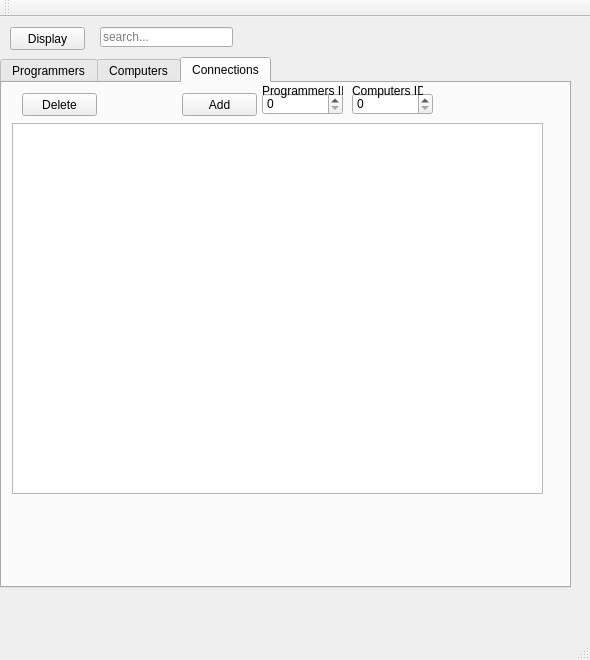
<?xml version="1.0" encoding="UTF-8"?>
<ui version="4.0">
 <class>MainWindow</class>
 <widget class="QMainWindow" name="MainWindow">
  <property name="geometry">
   <rect>
    <x>0</x>
    <y>0</y>
    <width>590</width>
    <height>660</height>
   </rect>
  </property>
  <property name="windowTitle">
   <string>MainWindow</string>
  </property>
  <widget class="QWidget" name="centralWidget">
   <widget class="QLineEdit" name="eFind">
    <property name="geometry">
     <rect>
      <x>100</x>
      <y>10</y>
      <width>133</width>
      <height>20</height>
     </rect>
    </property>
    <property name="placeholderText">
     <string>search...</string>
    </property>
   </widget>
   <widget class="QPushButton" name="pushButton">
    <property name="geometry">
     <rect>
      <x>10</x>
      <y>10</y>
      <width>75</width>
      <height>23</height>
     </rect>
    </property>
    <property name="text">
     <string>Display</string>
    </property>
   </widget>
   <widget class="QTabWidget" name="tabs">
    <property name="geometry">
     <rect>
      <x>0</x>
      <y>40</y>
      <width>571</width>
      <height>531</height>
     </rect>
    </property>
    <property name="currentIndex">
     <number>2</number>
    </property>
    <widget class="QWidget" name="tabProgrammers">
     <attribute name="title">
      <string>Programmers</string>
     </attribute>
     <widget class="QTableWidget" name="tableProgrammers">
      <property name="geometry">
       <rect>
        <x>10</x>
        <y>50</y>
        <width>541</width>
        <height>441</height>
       </rect>
      </property>
      <property name="sortingEnabled">
       <bool>true</bool>
      </property>
     </widget>
     <widget class="QPushButton" name="buttonProgrammerAdd">
      <property name="geometry">
       <rect>
        <x>20</x>
        <y>10</y>
        <width>75</width>
        <height>23</height>
       </rect>
      </property>
      <property name="text">
       <string>Add</string>
      </property>
     </widget>
     <widget class="QPushButton" name="buttonProgrammerDel">
      <property name="geometry">
       <rect>
        <x>220</x>
        <y>10</y>
        <width>75</width>
        <height>23</height>
       </rect>
      </property>
      <property name="text">
       <string>Delete</string>
      </property>
     </widget>
     <widget class="QPushButton" name="buttonProgrammerEdit">
      <property name="geometry">
       <rect>
        <x>120</x>
        <y>10</y>
        <width>75</width>
        <height>23</height>
       </rect>
      </property>
      <property name="text">
       <string>Edit</string>
      </property>
     </widget>
    </widget>
    <widget class="QWidget" name="tabComputers">
     <attribute name="title">
      <string>Computers</string>
     </attribute>
     <widget class="QTableWidget" name="tableComputers">
      <property name="geometry">
       <rect>
        <x>20</x>
        <y>50</y>
        <width>521</width>
        <height>441</height>
       </rect>
      </property>
      <property name="sortingEnabled">
       <bool>true</bool>
      </property>
     </widget>
     <widget class="QPushButton" name="buttonComputersAdd">
      <property name="geometry">
       <rect>
        <x>30</x>
        <y>10</y>
        <width>93</width>
        <height>28</height>
       </rect>
      </property>
      <property name="text">
       <string>Add</string>
      </property>
     </widget>
     <widget class="QPushButton" name="buttonComputersDel">
      <property name="geometry">
       <rect>
        <x>250</x>
        <y>10</y>
        <width>93</width>
        <height>28</height>
       </rect>
      </property>
      <property name="text">
       <string>Delete</string>
      </property>
     </widget>
     <widget class="QPushButton" name="buttonComputersEdit">
      <property name="geometry">
       <rect>
        <x>140</x>
        <y>10</y>
        <width>93</width>
        <height>28</height>
       </rect>
      </property>
      <property name="text">
       <string>Edit</string>
      </property>
     </widget>
    </widget>
    <widget class="QWidget" name="tabConnections">
     <attribute name="title">
      <string>Connections</string>
     </attribute>
     <widget class="QTableWidget" name="tableConnections">
      <property name="geometry">
       <rect>
        <x>10</x>
        <y>40</y>
        <width>531</width>
        <height>371</height>
       </rect>
      </property>
      <property name="sortingEnabled">
       <bool>true</bool>
      </property>
     </widget>
     <widget class="QPushButton" name="buttonConnectionsDel">
      <property name="geometry">
       <rect>
        <x>20</x>
        <y>10</y>
        <width>75</width>
        <height>23</height>
       </rect>
      </property>
      <property name="text">
       <string>Delete</string>
      </property>
     </widget>
     <widget class="QSpinBox" name="connProgrammer">
      <property name="geometry">
       <rect>
        <x>260</x>
        <y>10</y>
        <width>81</width>
        <height>22</height>
       </rect>
      </property>
     </widget>
     <widget class="QSpinBox" name="connComputer">
      <property name="geometry">
       <rect>
        <x>350</x>
        <y>10</y>
        <width>81</width>
        <height>22</height>
       </rect>
      </property>
     </widget>
     <widget class="QPushButton" name="connectionAdd">
      <property name="geometry">
       <rect>
        <x>180</x>
        <y>10</y>
        <width>75</width>
        <height>23</height>
       </rect>
      </property>
      <property name="text">
       <string>Add</string>
      </property>
     </widget>
     <widget class="QLabel" name="label">
      <property name="geometry">
       <rect>
        <x>260</x>
        <y>0</y>
        <width>81</width>
        <height>16</height>
       </rect>
      </property>
      <property name="text">
       <string>Programmers ID</string>
      </property>
     </widget>
     <widget class="QLabel" name="label_2">
      <property name="geometry">
       <rect>
        <x>350</x>
        <y>0</y>
        <width>71</width>
        <height>16</height>
       </rect>
      </property>
      <property name="text">
       <string>Computers ID</string>
      </property>
     </widget>
    </widget>
   </widget>
  </widget>
  <widget class="QMenuBar" name="menuBar">
   <property name="geometry">
    <rect>
     <x>0</x>
     <y>0</y>
     <width>590</width>
     <height>26</height>
    </rect>
   </property>
  </widget>
  <widget class="QToolBar" name="mainToolBar">
   <attribute name="toolBarArea">
    <enum>TopToolBarArea</enum>
   </attribute>
   <attribute name="toolBarBreak">
    <bool>false</bool>
   </attribute>
  </widget>
  <widget class="QStatusBar" name="statusBar"/>
 </widget>
 <layoutdefault spacing="6" margin="11"/>
 <resources/>
 <connections/>
</ui>
